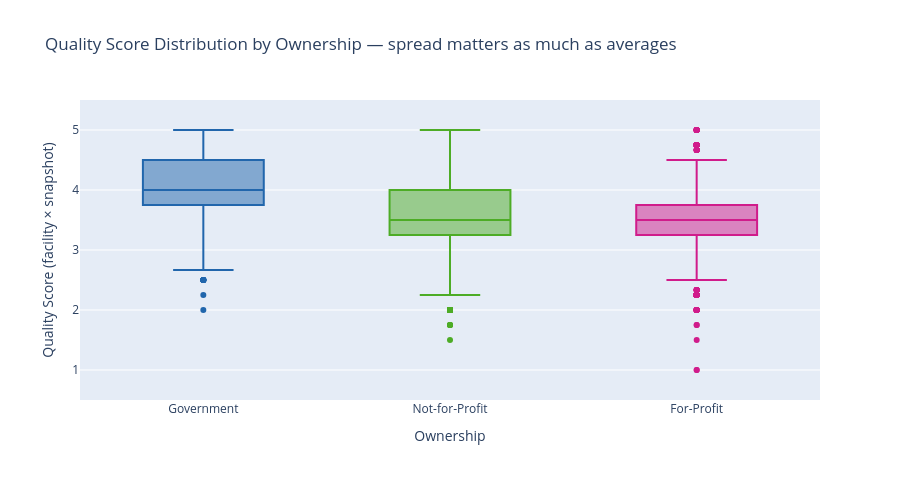

This figure's notebook cell:
### Markdown cell above
## Visual 8 — Quality Distribution by Ownership Type (Box Plot)

Averages hide spread. This shows whether for-profit facilities are more variable — some good, many bad — vs government being consistently high.

### Code cell
box_data = ratings_raw.dropna(subset=['purpose_clean', 'quality_score']).copy()

fig8 = px.box(
    box_data,
    x='purpose_clean', y='quality_score', color='purpose_clean',
    category_orders={'purpose_clean': purpose_order},
    color_discrete_map=colour_purpose,
    points='outliers',
    labels={
        'purpose_clean':  'Ownership',
        'quality_score':  'Quality Score (facility × snapshot)',
    },
    title='Quality Score Distribution by Ownership — spread matters as much as averages',
)
fig8.update_layout(height=480, showlegend=False, yaxis_range=[0.5, 5.5])
fig8.show()

### Figure 1 — Plotly figure (JSON) as saved in the notebook; plotly's stock layout.template omitted (floating-point values rounded to 4 significant figures; data arrays with more than 128 entries replaced by an {"elided": "..."} marker saying what was removed)
{"data": [{"alignmentgroup": "True", "boxpoints": "outliers", "hovertemplate": "Ownership=%{x}<br>Quality Score (facility × snapshot)=%{y}<extra></extra>", "legendgroup": "Government", "marker": {"color": "#2166ac"}, "name": "Government", "notched": false, "offsetgroup": "Government", "orientation": "v", "showlegend": true, "type": "box", "x": {"elided": "2423 str values"}, "x0": " ", "xaxis": "x", "y": {"elided": "2423 float values"}, "y0": " ", "yaxis": "y"}, {"alignmentgroup": "True", "boxpoints": "outliers", "hovertemplate": "Ownership=%{x}<br>Quality Score (facility × snapshot)=%{y}<extra></extra>", "legendgroup": "Not-for-Profit", "marker": {"color": "#4dac26"}, "name": "Not-for-Profit", "notched": false, "offsetgroup": "Not-for-Profit", "orientation": "v", "showlegend": true, "type": "box", "x": {"elided": "17316 str values"}, "x0": " ", "xaxis": "x", "y": {"elided": "17316 float values"}, "y0": " ", "yaxis": "y"}, {"alignmentgroup": "True", "boxpoints": "outliers", "hovertemplate": "Ownership=%{x}<br>Quality Score (facility × snapshot)=%{y}<extra></extra>", "legendgroup": "For-Profit", "marker": {"color": "#d01c8b"}, "name": "For-Profit", "notched": false, "offsetgroup": "For-Profit", "orientation": "v", "showlegend": true, "type": "box", "x": {"elided": "10144 str values"}, "x0": " ", "xaxis": "x", "y": {"elided": "10144 float values"}, "y0": " ", "yaxis": "y"}], "layout": {"boxmode": "overlay", "height": 480, "legend": {"title": {"text": "Ownership"}, "tracegroupgap": 0}, "showlegend": false, "title": {"text": "Quality Score Distribution by Ownership — spread matters as much as averages"}, "xaxis": {"anchor": "y", "categoryarray": ["Government", "Not-for-Profit", "For-Profit"], "categoryorder": "array", "domain": [0, 1], "title": {"text": "Ownership"}}, "yaxis": {"anchor": "x", "domain": [0, 1], "range": [0.5, 5.5], "title": {"text": "Quality Score (facility × snapshot)"}}}}
